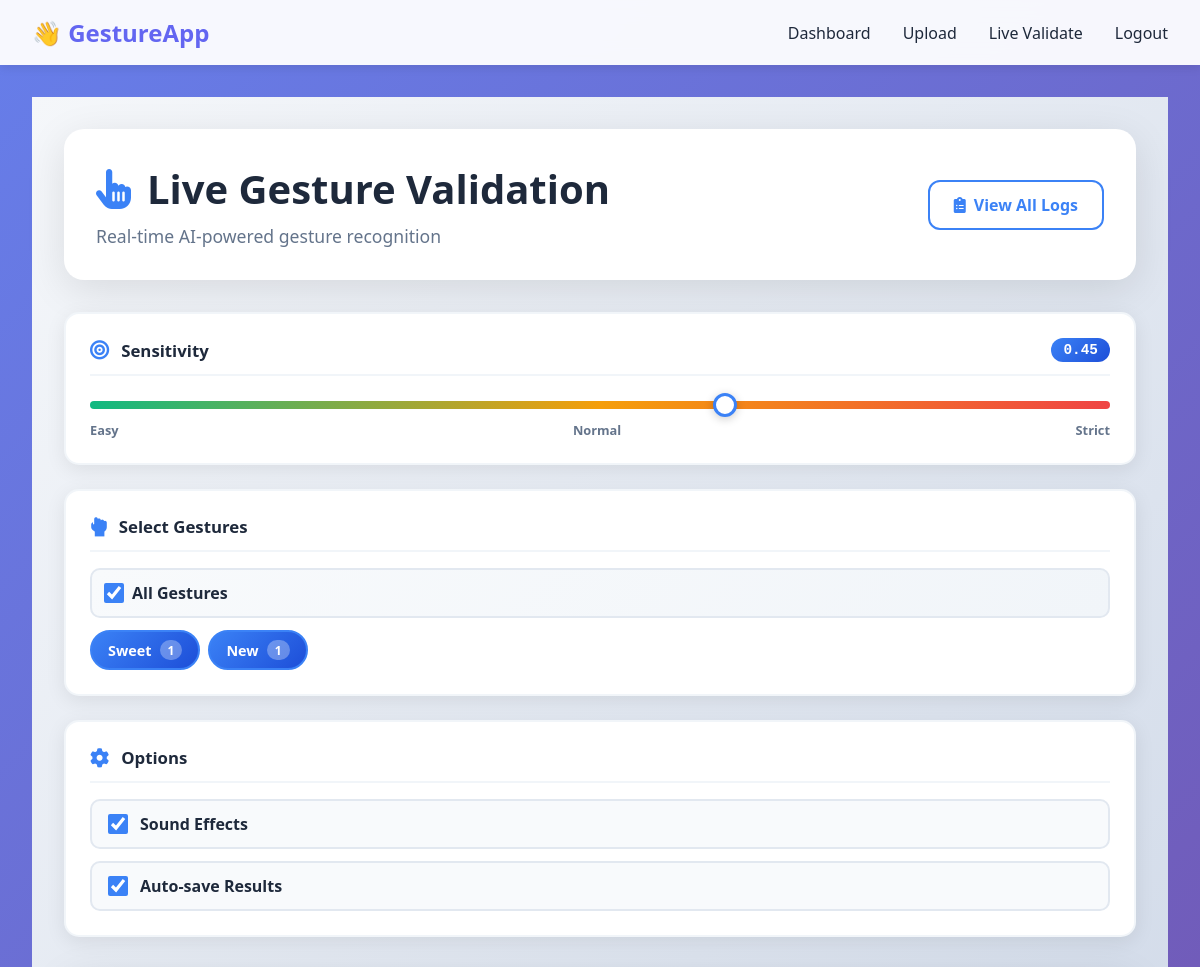
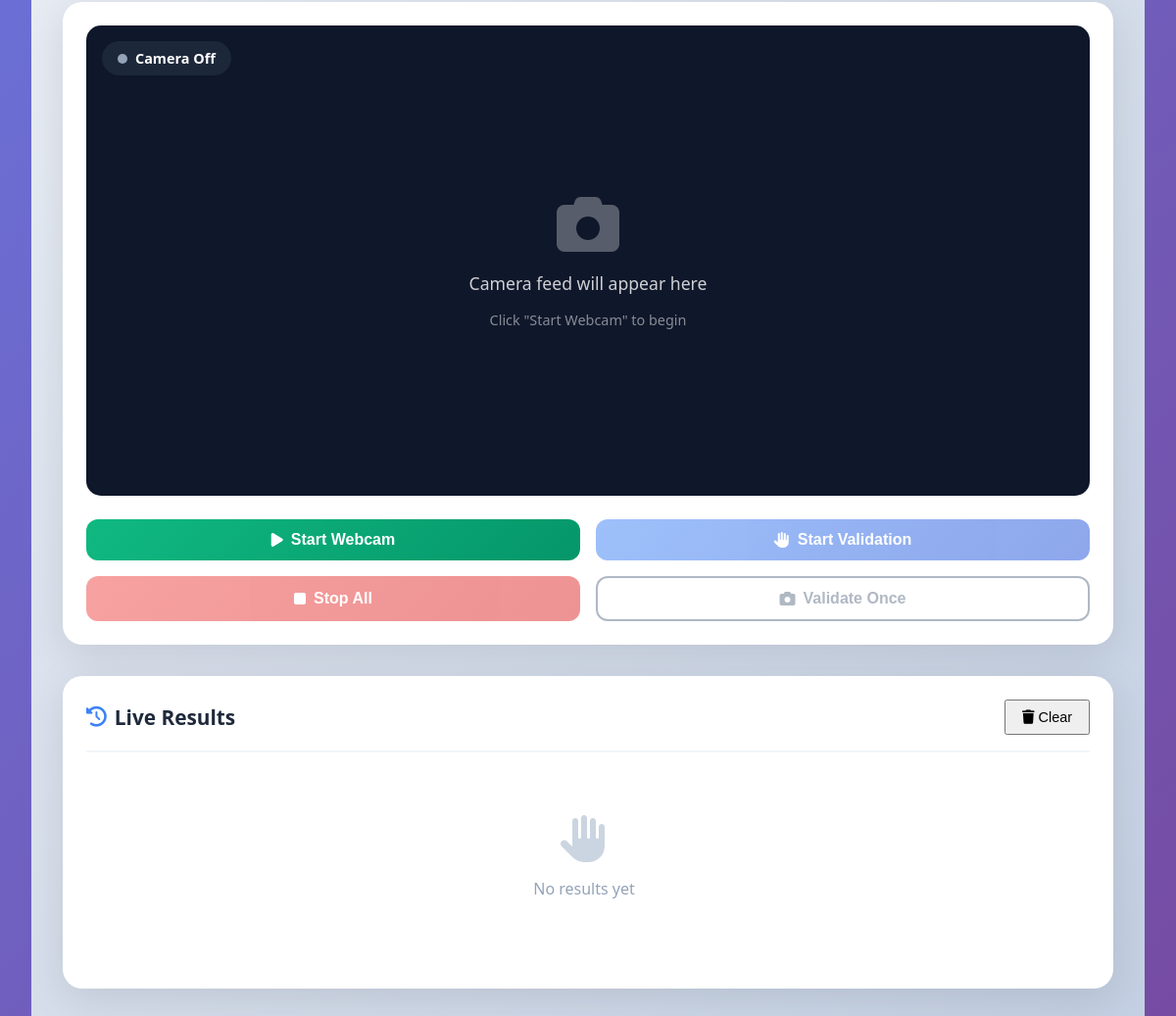
The app's page /live_validation (signed in) with its own data (2 pictures, top to bottom).
### models.py (models this page shows)
class Gesture(db.Model):
    __tablename__ = 'gestures'
    id = db.Column(db.Integer, primary_key=True)
    user_id = db.Column(db.Integer, db.ForeignKey('users.id'), nullable=False)
    name = db.Column(db.String(100), nullable=False)
    description = db.Column(db.Text)
    created_at = db.Column(db.DateTime, default=datetime.utcnow)
    samples = db.relationship('GestureSample', backref='gesture', lazy=True, cascade='all, delete-orphan')
    @property
    def sample_count(self):
        return len(self.samples) if self.samples else 0

### app.py (the view)
@app.route('/live_validation')
@login_required
def live_validation():
    gestures = Gesture.query.filter_by(user_id=current_user.id).all()
    return render_template('live_validation.html',
                         gestures=gestures,
                         threshold=config.DEFAULT_THRESHOLD)

### app.py (called while the page is built)
@login_manager.user_loader
def load_user(user_id):
    return db.session.get(User, int(user_id))

### templates/live_validation.html (shortened to what this page needs)
{% extends "base.html" %}
{% block content %}
<div class="validation-page">
    <div class="page-header">
        <div class="header-content">
            <h1><i class="fas fa-hand-pointer"></i> Live Gesture Validation</h1>
            <p class="subtitle">Real-time AI-powered gesture recognition</p>
        </div>
        <a href="{{ url_for('validation_logs') }}" class="btn btn-outline-primary">
            <i class="fas fa-clipboard-list"></i> View All Logs
        </a>
    </div>
    <div class="settings-grid">
        <div class="setting-box">
            <div class="box-header">
                <i class="fas fa-bullseye"></i>
                <span>Sensitivity</span>
                <span class="value-badge" id="sensitivityValue">0.45</span>
            </div>
            <input type="range" id="sensitivitySlider" min="0.2" max="0.6" step="0.05" value="0.45" class="slider">
            <div class="slider-labels">
                <span>Easy</span>
                <span>Normal</span>
                <span>Strict</span>
            </div>
        </div>
        <div class="setting-box">
            <div class="box-header">
                <i class="fas fa-hand-rock"></i>
                <span>Select Gestures</span>
            </div>
            <div class="gesture-selector">
                <label class="select-all">
                    <input type="checkbox" id="selectAllCheckbox" checked>
                    <span>All Gestures</span>
                </label>
                <div class="gesture-chips">
                    {% for gesture in gestures %}
                    <label class="chip">
                        <span>{{ gesture.name|title }} <b>{{ gesture.sample_count }}</b></span>
                    </label>
                    {% endfor %}
                </div>
            </div>
        </div>
        <div class="setting-box">
            <div class="box-header">
                <i class="fas fa-cog"></i>
                <span>Options</span>
            </div>
            <div class="options">
                <label class="option-item">
                    <input type="checkbox" id="soundToggle" checked>
                    <span>Sound Effects</span>
                </label>
                <label class="option-item">
                    <input type="checkbox" id="autoSaveToggle" checked>
                    <span>Auto-save Results</span>
                </label>
            </div>
        </div>
    </div>
    <div class="main-grid">
        <div class="webcam-card">
            <div class="webcam-wrapper">
                <div class="status-badge" id="statusBadge">
                    <span class="dot"></span>
                    <span id="statusText">Camera Off</span>
                </div>
                <div class="webcam-display">
                    <div class="placeholder" id="placeholder">
                        <i class="fas fa-camera fa-4x"></i>
                        <p>Camera feed will appear here</p>
                        <p class="hint">Click "Start Webcam" to begin</p>
                    </div>
                </div>
            </div>
            <div class="controls">
                <div class="main-btns">
                    <button class="btn success" id="startWebcamBtn">
                        <i class="fas fa-play"></i> Start Webcam
                    </button>
                    <button class="btn primary" id="startValidationBtn" disabled>
                        <i class="fas fa-hand-paper"></i> Start Validation
                    </button>
                </div>
                <div class="sub-btns">
                    <button class="btn danger" id="stopAllBtn" disabled>
                        <i class="fas fa-stop"></i> Stop All
                    </button>
                    <button class="btn outline" id="validateOnceBtn" disabled>
                        <i class="fas fa-camera"></i> Validate Once
                    </button>
                </div>
            </div>
        </div>
        <div class="results-card">
            <div class="results-header">
                <h3><i class="fas fa-history"></i> Live Results</h3>
                <button class="btn-sm danger" id="clearResultsBtn">
                    <i class="fas fa-trash"></i> Clear
                </button>
            </div>
            <div class="results-list" id="resultsList">
                <div class="empty">
                    <i class="fas fa-hand-paper fa-3x"></i>
                    <p>No results yet</p>
                    <p class="hint">Start validation to see results</p>
                </div>
            </div>
        </div>
    </div>
</div>
{% endblock %}

### static/css/style.css (style rules this page uses)
* { margin: 0; padding: 0; box-sizing: border-box; }
:root { --primary: #6366f1; --primary-dark: #4f46e5; --secondary: #8b5cf6; --success: #10b981; --danger: #ef4444; --warning: #f59e0b; --dark: #1e293b; --light: #f1f5f9; --gray: #64748b; --white: #ffffff; }
body { font-family: 'Segoe UI', Tahoma, Geneva, Verdana, sans-serif; background: linear-gradient(135deg, #667eea 0%, #764ba2 100%); min-height: 100vh; color: var(--dark); }
.btn { padding: 0.875rem 2rem; border: none; border-radius: 10px; font-size: 1rem; font-weight: 600; cursor: pointer; text-decoration: none; display: inline-block; text-align: center; transition: all 0.3s; }

### records on screen
Gesture: name "Sweet", sample_count "1"
Gesture: name "New", sample_count "1"
